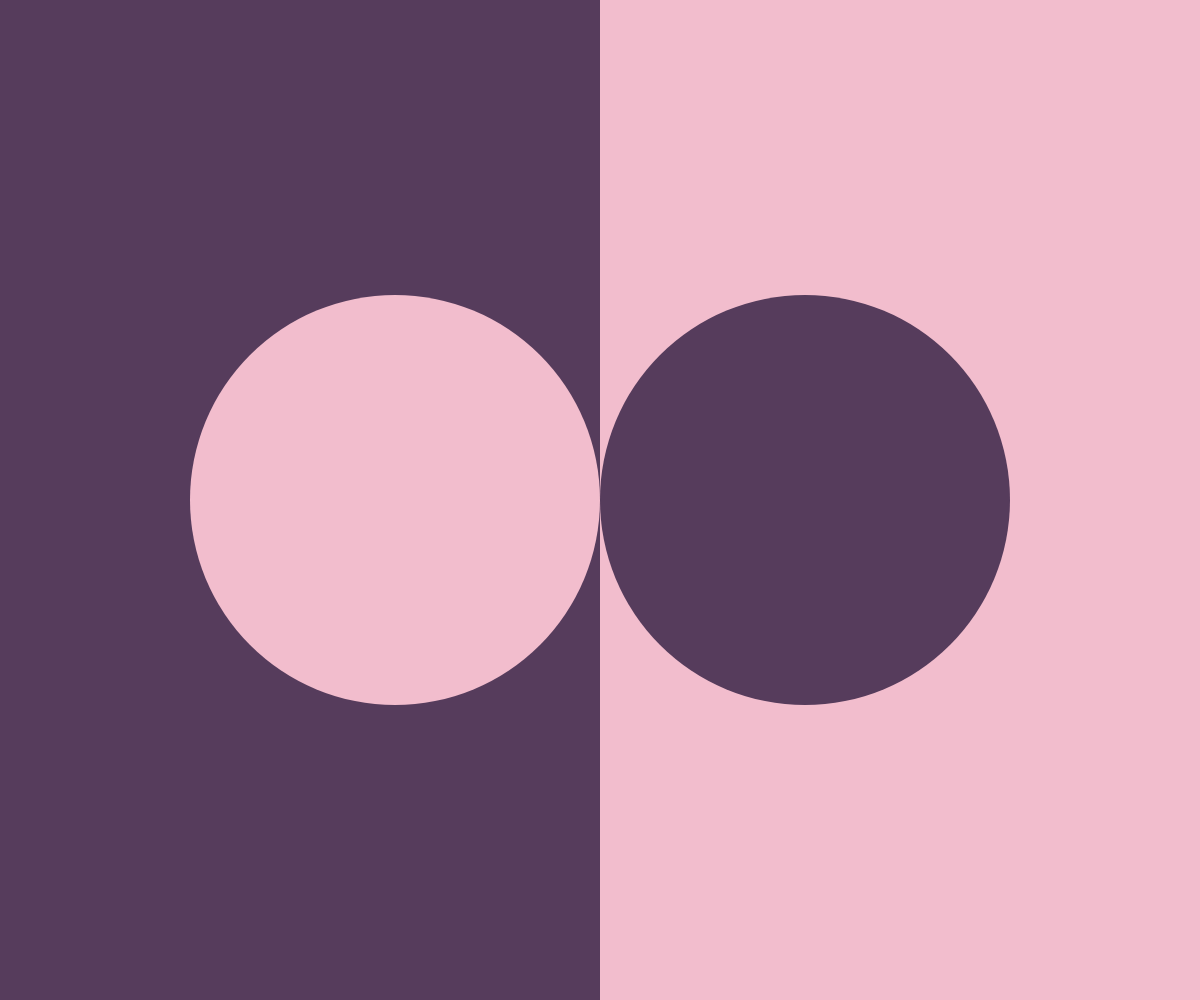
Frame 1 (no input)
Frame 60 (no input): identical to frame 1, image omitted
Frame 120 (the mouse pressed at the canvas centre since frame 60): identical to frame 1, image omitted

The p5.js sketch that drew this single still picture (run headless with seeded random() and noise() and a simulated clock; from frame 60 on, the mouse is pressed at the canvas centre):

// p5.js sketch
// ── sketch.js
let valueSlider;
let maxDiameter = 800; // maximaler Durchmesser
let minDiameter = 20;  // minimaler Durchmesser

function setup() {
  createCanvas(windowWidth, windowHeight);
  valueSlider = createSlider(0, 100, 50);
  valueSlider.addClass("slider");
  noStroke();
}

function draw() {
  
  let val = valueSlider.value();

  // Farben
  let dark = color(86, 60, 92);
  let light = color(242, 189, 205);

  // Hintergrundhälften
  fill(dark);
  rect(0, 0, width / 2, height);

  fill(light);
  rect(width / 2, 0, width / 2, height);

  // Slider steuert Grösse gegengleich
  let leftDiameter = map(val, 0, 100, maxDiameter, minDiameter);
  let rightDiameter = map(val, 0, 100, minDiameter, maxDiameter);

  let midX = width / 2;
  let centerY = height / 2;

  // Sicherstellen, dass die Kreise nicht über den Rand hinausgehen
  let leftX = max(leftDiameter / 2, midX - leftDiameter / 2); // links im Feld
  let rightX = min(width - rightDiameter / 2, midX + rightDiameter / 2); // rechts im Feld

  // Linker Kreis
  fill(light);
  ellipse(leftX, centerY, leftDiameter, leftDiameter);

  // Rechter Kreis
  fill(dark);
  ellipse(rightX, centerY, rightDiameter, rightDiameter);
}
